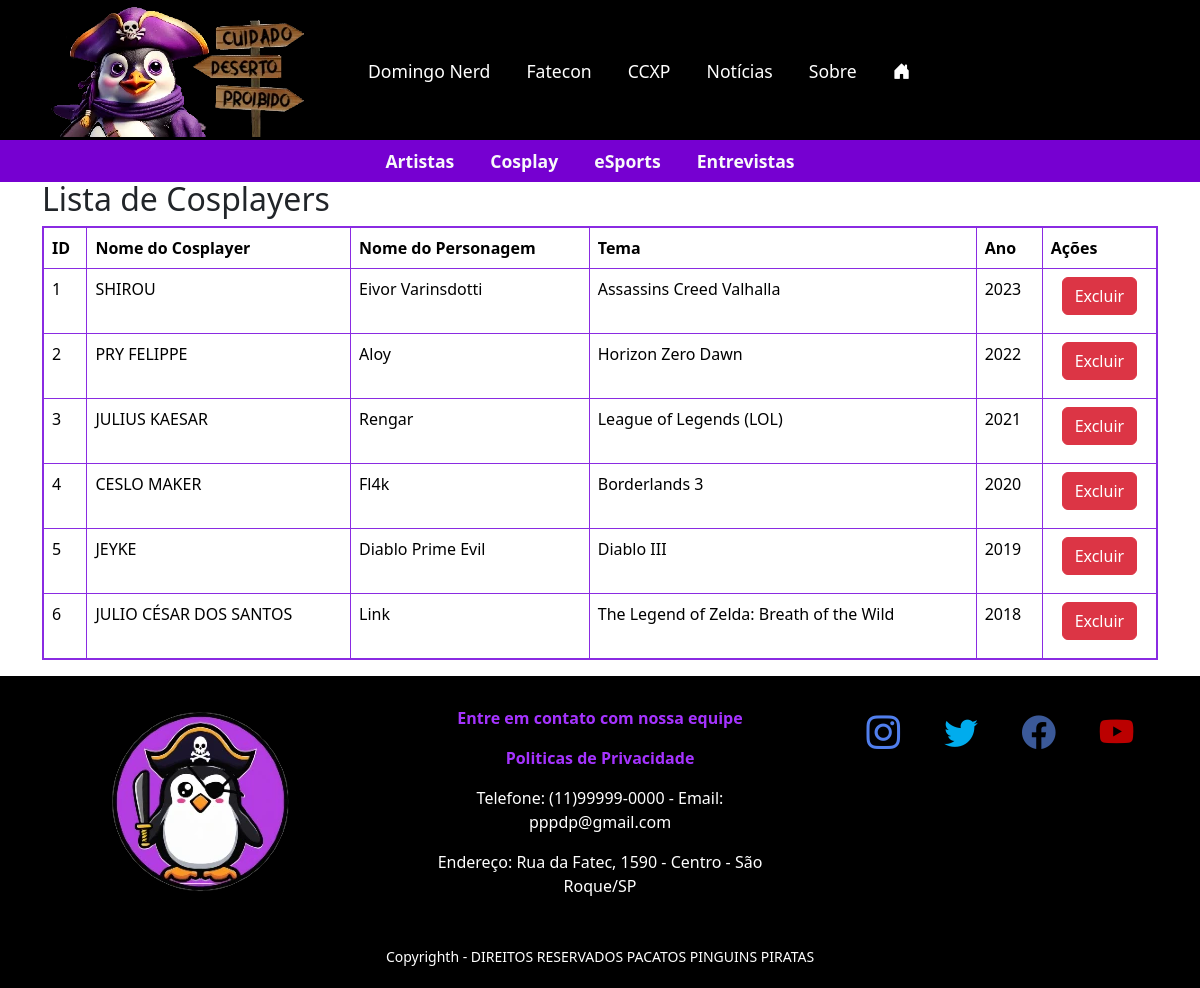
Screenshot of /listar_cosplays.php with the database file from the repository.
### tables this page shows
CREATE TABLE Cosplayers (
    CodigoCosplayer INT AUTO_INCREMENT PRIMARY KEY,
    NomeCosplayer VARCHAR(100) NOT NULL,
    CodigoPersonagem INT DEFAULT NULL,
    FOREIGN KEY (CodigoPersonagem) REFERENCES Personagens(CodigoPersonagem)
);

CREATE TABLE Personagens (
    CodigoPersonagem INT AUTO_INCREMENT PRIMARY KEY,
    NomePersonagem VARCHAR(100) NOT NULL,
    Tema VARCHAR(100) NOT NULL,
    Ano INT(11) NOT NULL
);

### listar_cosplays.php (the view, shortened to what this page needs)
<!DOCTYPE html>
<html lang="pt-BR">
<head>
    <link rel="stylesheet" href="https://cdn.jsdelivr.net/npm/bootstrap-icons@1.10.3/font/bootstrap-icons.css">
    <link rel="stylesheet" href="css/estilo.css">
    <link rel="stylesheet" href="css/estiloccxp.css">
    <link href="https://cdn.jsdelivr.net/npm/bootstrap@5.3.3/dist/css/bootstrap.min.css" rel="stylesheet">
</head>
<body>
    <?php require "header.inc.php"; ?>
    <?php require "ccxp.nav.inc.php"; ?>
    <div class="container"style= "margin-top: 50px;">
        <h2>Lista de Cosplayers</h2>
        <table class="table table-bordered" style= "border: 2px solid #8A2BE2;">
            <thead >
                <tr>
                    <th>ID</th>
                    <th>Nome do Cosplayer</th>
                    <th>Nome do Personagem</th>
                    <th>Tema</th>
                    <th>Ano</th>
                    <th>Ações</th>
                </tr>
            </thead>
            <tbody>
                <?php
                $nome_servidor = "localhost";
                $nome_usuario = "root";
                $senha = "";
                $nome_banco = "pinguinspiratas";
                $conecta = new mysqli($nome_servidor, $nome_usuario, $senha, $nome_banco);
                $sql = "SELECT c.CodigoCosplayer, c.NomeCosplayer, p.NomePersonagem, p.Tema, p.Ano FROM Cosplayers c JOIN Personagens p ON c.CodigoPersonagem = p.CodigoPersonagem";
                $result = $conecta->query($sql);
                if ($result->num_rows > 0) {
                    while ($row = $result->fetch_assoc()) {
                        echo "<tr>";
                        echo "<td>" . $row["CodigoCosplayer"] . "</td>";
                        echo "<td>" . $row["NomeCosplayer"] . "</td>";
                        echo "<td>" . $row["NomePersonagem"] . "</td>";
                        echo "<td>" . $row["Tema"] . "</td>";
                        echo "<td>" . $row["Ano"] . "</td>";
                        echo "<td><form action='excluir_cosplay.php' method='post'>
                        <input type='hidden' name='idCosplayer' value='" . $row["CodigoCosplayer"] . "'>
                        <button type='submit' class='btn btn-danger'>Excluir</button></form></td>";
                        echo "</tr>";
                    }
                } else {
                    echo "<tr><td colspan='6'>Nenhum registro encontrado</td></tr>";
                }
                ?>
            </tbody>
        </table>
    </div>
    <?php require "footer.inc.php"; ?>
</body>
</html>

### css/estilo.css (style rules this page uses)
*,*::before, { box-sizing: border-box; }
:root { --brand-color: hsl(46, 100%, 50%); --black: hsl(0, 0%, 0%); --white: hsl(0, 0%, 100%); --font-title: "Montserrat", sans-serif; }
html, body { width: 100%; height: 100%; margin: 0; padding: 0; }

### css/dn.estilo.css (style rules this page uses)
.btn { margin-bottom: 10px; }
form { border-radius: 15px; text-align: center; }

### rows the page displays
cosplayers: CodigoCosplayer "1", NomeCosplayer "SHIROU", CodigoPersonagem.NomePersonagem "Eivor Varinsdotti", CodigoPersonagem.Tema "Assassins Creed Valhalla", CodigoPersonagem.Ano "2023"
cosplayers: CodigoCosplayer "2", NomeCosplayer "PRY FELIPPE", CodigoPersonagem.NomePersonagem "Aloy", CodigoPersonagem.Tema "Horizon Zero Dawn", CodigoPersonagem.Ano "2022"
cosplayers: CodigoCosplayer "3", NomeCosplayer "JULIUS KAESAR", CodigoPersonagem.NomePersonagem "Rengar", CodigoPersonagem.Tema "League of Legends (LOL)", CodigoPersonagem.Ano "2021"
cosplayers: CodigoCosplayer "4", NomeCosplayer "CESLO MAKER", CodigoPersonagem.NomePersonagem "Fl4k", CodigoPersonagem.Tema "Borderlands 3", CodigoPersonagem.Ano "2020"
cosplayers: CodigoCosplayer "5", NomeCosplayer "JEYKE", CodigoPersonagem.NomePersonagem "Diablo Prime Evil", CodigoPersonagem.Tema "Diablo III", CodigoPersonagem.Ano "2019"
cosplayers: CodigoCosplayer "6", NomeCosplayer "JULIO CÉSAR DOS SANTOS", CodigoPersonagem.NomePersonagem "Link", CodigoPersonagem.Tema "The Legend of Zelda: Breath of the Wild", CodigoPersonagem.Ano "2018"
